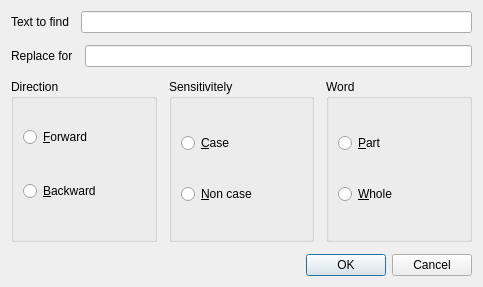
<?xml version="1.0" encoding="UTF-8"?>
<ui version="4.0">
 <class>FindDialog</class>
 <widget class="QDialog" name="FindDialog">
  <property name="geometry">
   <rect>
    <x>0</x>
    <y>0</y>
    <width>483</width>
    <height>287</height>
   </rect>
  </property>
  <property name="windowTitle">
   <string>Dialog</string>
  </property>
  <layout class="QVBoxLayout" name="verticalLayout">
   <property name="spacing">
    <number>12</number>
   </property>
   <item>
    <layout class="QHBoxLayout" name="horizontalLayout">
     <property name="spacing">
      <number>12</number>
     </property>
     <item>
      <widget class="QLabel" name="lblTextToFind">
       <property name="text">
        <string>Text to find</string>
       </property>
      </widget>
     </item>
     <item>
      <widget class="QLineEdit" name="txtTextToFind"/>
     </item>
    </layout>
   </item>
   <item>
    <layout class="QHBoxLayout" name="horizontalLayout_2">
     <item>
      <widget class="QLabel" name="lblReplaceFor">
       <property name="text">
        <string>Replace for</string>
       </property>
      </widget>
     </item>
     <item>
      <widget class="QLineEdit" name="txtReplaceFor"/>
     </item>
    </layout>
   </item>
   <item>
    <layout class="QHBoxLayout" name="horizontalLayout_4">
     <item>
      <widget class="QGroupBox" name="grbForwardBackward">
       <property name="title">
        <string>Direction</string>
       </property>
       <layout class="QVBoxLayout" name="verticalLayout_2">
        <property name="topMargin">
         <number>0</number>
        </property>
        <item>
         <widget class="QRadioButton" name="rdbForward">
          <property name="text">
           <string>&amp;Forward</string>
          </property>
         </widget>
        </item>
        <item>
         <widget class="QRadioButton" name="rdbBackward">
          <property name="text">
           <string>&amp;Backward</string>
          </property>
         </widget>
        </item>
       </layout>
      </widget>
     </item>
     <item>
      <widget class="QGroupBox" name="grpSensitivitely">
       <property name="title">
        <string>Sensitivitely</string>
       </property>
       <layout class="QVBoxLayout" name="verticalLayout_3">
        <item>
         <widget class="QRadioButton" name="rdbCase">
          <property name="text">
           <string>&amp;Case</string>
          </property>
         </widget>
        </item>
        <item>
         <widget class="QRadioButton" name="rdbNonCase">
          <property name="text">
           <string>&amp;Non case</string>
          </property>
         </widget>
        </item>
       </layout>
      </widget>
     </item>
     <item>
      <widget class="QGroupBox" name="graOneAll">
       <property name="title">
        <string>Word</string>
       </property>
       <layout class="QVBoxLayout" name="verticalLayout_4">
        <item>
         <widget class="QRadioButton" name="rdbPart">
          <property name="text">
           <string>&amp;Part</string>
          </property>
         </widget>
        </item>
        <item>
         <widget class="QRadioButton" name="rdbWhole">
          <property name="text">
           <string>&amp;Whole</string>
          </property>
         </widget>
        </item>
       </layout>
      </widget>
     </item>
    </layout>
   </item>
   <item>
    <widget class="QDialogButtonBox" name="buttonBox">
     <property name="orientation">
      <enum>Qt::Horizontal</enum>
     </property>
     <property name="standardButtons">
      <set>QDialogButtonBox::Cancel|QDialogButtonBox::Ok</set>
     </property>
    </widget>
   </item>
  </layout>
 </widget>
 <tabstops>
  <tabstop>txtTextToFind</tabstop>
  <tabstop>txtReplaceFor</tabstop>
  <tabstop>rdbForward</tabstop>
  <tabstop>rdbBackward</tabstop>
  <tabstop>rdbCase</tabstop>
  <tabstop>rdbNonCase</tabstop>
  <tabstop>rdbPart</tabstop>
  <tabstop>rdbWhole</tabstop>
 </tabstops>
 <resources/>
 <connections>
  <connection>
   <sender>buttonBox</sender>
   <signal>rejected()</signal>
   <receiver>FindDialog</receiver>
   <slot>reject()</slot>
   <hints>
    <hint type="sourcelabel">
     <x>316</x>
     <y>260</y>
    </hint>
    <hint type="destinationlabel">
     <x>286</x>
     <y>274</y>
    </hint>
   </hints>
  </connection>
  <connection>
   <sender>buttonBox</sender>
   <signal>accepted()</signal>
   <receiver>FindDialog</receiver>
   <slot>accept()</slot>
   <hints>
    <hint type="sourcelabel">
     <x>248</x>
     <y>254</y>
    </hint>
    <hint type="destinationlabel">
     <x>157</x>
     <y>274</y>
    </hint>
   </hints>
  </connection>
 </connections>
</ui>
